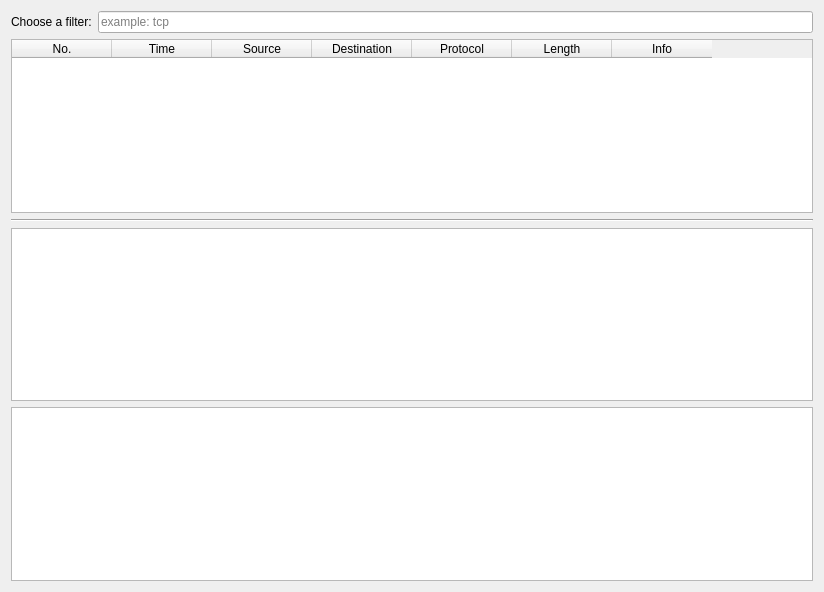
<?xml version="1.0" encoding="UTF-8"?>
<ui version="4.0">
 <class>Form</class>
 <widget class="QWidget" name="Form">
  <property name="geometry">
   <rect>
    <x>0</x>
    <y>0</y>
    <width>824</width>
    <height>592</height>
   </rect>
  </property>
  <property name="windowTitle">
   <string>Form</string>
  </property>
  <layout class="QGridLayout" name="gridLayout">
   <item row="0" column="0">
    <layout class="QVBoxLayout" name="verticalLayout">
     <item>
      <layout class="QHBoxLayout" name="horizontalLayout">
       <item>
        <widget class="QLabel" name="filterLabel">
         <property name="text">
          <string>Choose a filter:</string>
         </property>
        </widget>
       </item>
       <item>
        <widget class="QLineEdit" name="lineEdit">
         <property name="placeholderText">
          <string>example: tcp</string>
         </property>
         <property name="clearButtonEnabled">
          <bool>false</bool>
         </property>
        </widget>
       </item>
      </layout>
     </item>
     <item>
      <widget class="QTableWidget" name="packetTable">
       <property name="rowCount">
        <number>0</number>
       </property>
       <property name="columnCount">
        <number>7</number>
       </property>
       <column>
        <property name="text">
         <string>No.</string>
        </property>
       </column>
       <column>
        <property name="text">
         <string>Time</string>
        </property>
       </column>
       <column>
        <property name="text">
         <string>Source</string>
        </property>
       </column>
       <column>
        <property name="text">
         <string>Destination</string>
        </property>
       </column>
       <column>
        <property name="text">
         <string>Protocol</string>
        </property>
       </column>
       <column>
        <property name="text">
         <string>Length</string>
        </property>
       </column>
       <column>
        <property name="text">
         <string>Info</string>
        </property>
       </column>
      </widget>
     </item>
     <item>
      <widget class="Line" name="line_3">
       <property name="orientation">
        <enum>Qt::Horizontal</enum>
       </property>
      </widget>
     </item>
     <item>
      <widget class="QListView" name="packetInfo"/>
     </item>
     <item>
      <widget class="QListView" name="hexView"/>
     </item>
    </layout>
   </item>
  </layout>
 </widget>
 <resources/>
 <connections/>
</ui>
